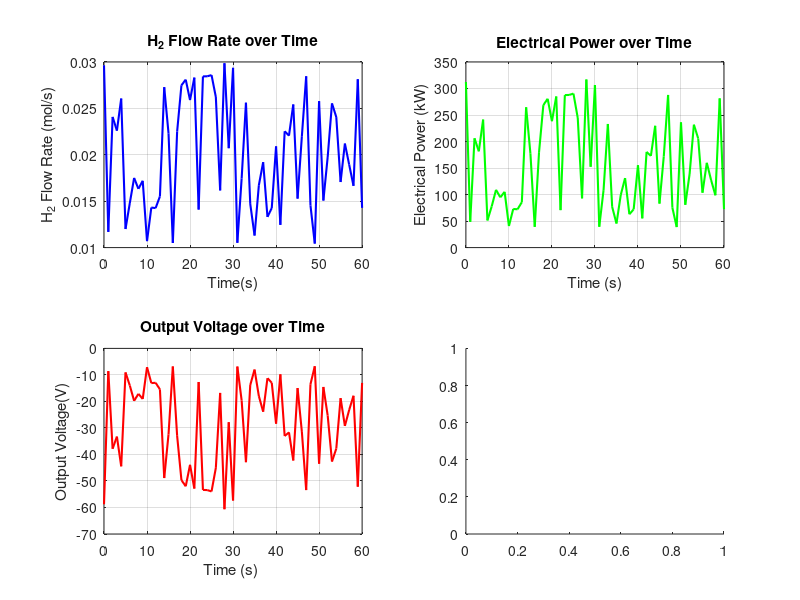

The MATLAB script that drew this image: (Note: this script raises an error after producing the figure.)
% MATLAB Code for SOFC considering activation, ohmic, and concentration losses
clc;
clear;
close all;

% Constants and parameters
n_cells = 50;           % Number of cells in SOFC stack
Faraday = 96485;        % Faraday's constant (C/mol)
R = 8.314;              % Universal gas constant (J/mol·K)
T = 1000;               % Operating temperature (K)
E0 = 1.1;               % Open-circuit voltage (V)
time = 0:1:60;          % Time vector (1-minute duration with 1-second intervals)
A_cell = 100;           % Active area of each cell (cm^2)
i0_anode = 1e-5;        % Exchange current density (A/cm^2) for anode
i0_cathode = 1e-4;      % Exchange current density (A/cm^2) for cathode
sigma = 1e-2;           % Conductivity of electrolyte (S/cm)
L_electrolyte = 0.01;   % Electrolyte thickness(cm)
C_concentration = 0.5;  % Concentration polarization constant

% Generate random inputs for H2 and air flow rates 以亂數作為負載需求的輸入
H2_flow = 0.01 + 0.02 * rand(size(time)); % Random H2 flow rate in mol/s (0.01 to 0.03)
Air_flow = 0.1 + 0.2 * rand(size(time)); % Random air flow rate in mol/s (0.1 to 0.3)

% Calculate outputs
Fuel_utilization = H2_flow ./ max(H2_flow); % Normalized fuel utilization (0 to 1) 正規化燃料流率
I_cell = H2_flow * 2 * Faraday .* Fuel_utilization; % Total current (A) 輸出電流(公式)
i_cell = I_cell / A_cell; % Current density (A/cm^2) 電流密度
Electrical_power = I_cell * E0 * n_cells / 1000; % Electrical power (kW) 輸出功率(kW)

% Calculate losses
% Activation losses (Butler-Volmer equation simplification) 活化損失(公式)
V_activation = (R * T / (2 * Faraday)) .* log(i_cell./i0_anode+i_cell./i0_cathode);

% Ohmic losses 歐姆損失(公式)
V_ohmic = i_cell .* (L_electrolyte / sigma);

% Concentration losses 濃度損失(公式)
V_concentration = C_concentration * log(1./max(1-Fuel_utilization, 1e-3));

% Total losses 總損失(公式)
V_loss = V_activation + V_ohmic + V_concentration;

% Actual output voltage 實際輸出電壓
V_actual = E0 - V_loss;
Efficiency = Fuel_utilization .* V_actual / E0;

% Voltage variation with temperature 隨溫度變化之電壓
Temperature = linspace(600, 1000, length(time)); %600~1000度C的電壓變化
Voltage_with_temp = E0 - (R * Temperature / (2 * Faraday)) .* log(1./max(Fuel_utilization, 1e-3));

% Plotting results
figure;

% H2 Flow Rate vs. Time(H2流率vs時間)
subplot(2, 2, 1);
plot(time, H2_flow, 'b', 'LineWidth', 1.5);
xlabel('Time(s)');
ylabel('H_2 Flow Rate (mol/s)');
title('H_2 Flow Rate over Time');
grid on;

% Electrical Power Output over Time （輸出電功率vs時間）
subplot(2, 2, 2);
plot(time, Electrical_power, 'g', 'LineWidth', 1.5);
xlabel('Time (s)');
ylabel('Electrical Power (kW)');
title('Electrical Power over Time');
grid on;

% Output Voltage over Time （輸出電壓vs時間）
subplot(2, 2, 3);
plot(time, V_actual, 'r', 'LineWidth', 1.5);
xlabel('Time (s) ');
ylabel('Output Voltage(V)');
title('Output Voltage over Time');
grid on;

% Fuel Utilization vs. Efficiency （燃料消耗vs時間）
subplot(2, 2, 4);
plot(Fuel_utilization, Efficiency, 'K', 'LineWidth', 1.5);
xlabel('Fuel Utilization');
ylabel('Efficiency');
title('Fuel Utilization vs. Efficiency');
grid on;

% Display results
sgtitle('SOFC Performance Considering Losses');
